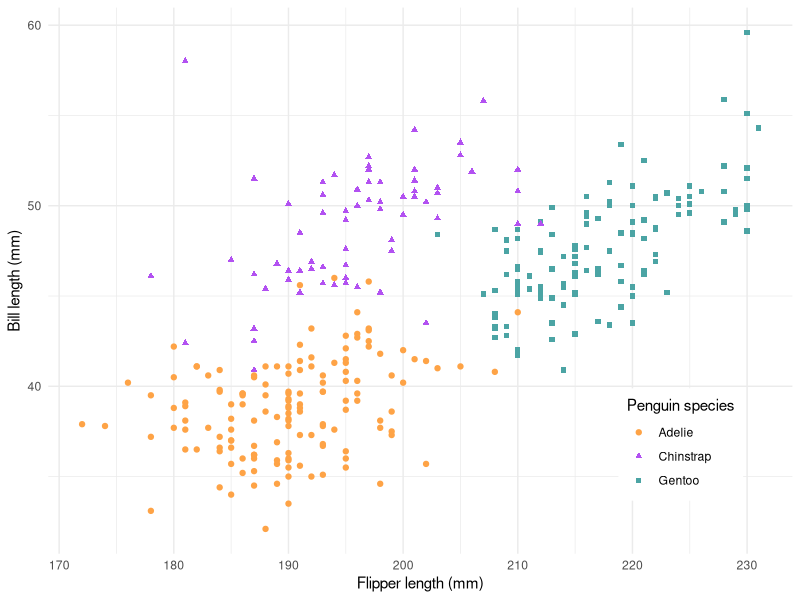

This chart was generated by the following R code:
# can use a quarto doc for this too

# load packages
library(palmerpenguins)
library(tidyverse)

# create plot
ggplot(na.omit(penguins), 
       aes(x = flipper_length_mm, y = bill_length_mm, 
           color = species, shape = species)) +
  geom_point() +
  scale_color_manual(values = c("Adelie" = "#FEA346", "Chinstrap" = "#B251F1", "Gentoo" = "#4BA4A4")) +
  scale_shape_manual(values = c("Adelie" = 19, "Chinstrap" = 17, "Gentoo" = 15)) +
  labs(x = "Flipper length (mm)", y = "Bill length (mm)", 
       color = "Penguin species", shape = "Penguin species") +
  theme_minimal() +
  theme(legend.position = c(0.85, 0.2),
        legend.background = element_rect(color = "white"))
